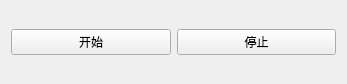
<?xml version="1.0" encoding="UTF-8"?>
<ui version="4.0">
 <class>Widget</class>
 <widget class="QWidget" name="Widget">
  <property name="geometry">
   <rect>
    <x>0</x>
    <y>0</y>
    <width>347</width>
    <height>84</height>
   </rect>
  </property>
  <property name="windowTitle">
   <string>Widget</string>
  </property>
  <layout class="QHBoxLayout" name="horizontalLayout">
   <item>
    <widget class="QPushButton" name="btnStart">
     <property name="text">
      <string>开始</string>
     </property>
    </widget>
   </item>
   <item>
    <widget class="QPushButton" name="btnStop">
     <property name="text">
      <string>停止</string>
     </property>
    </widget>
   </item>
  </layout>
 </widget>
 <resources/>
 <connections/>
</ui>
